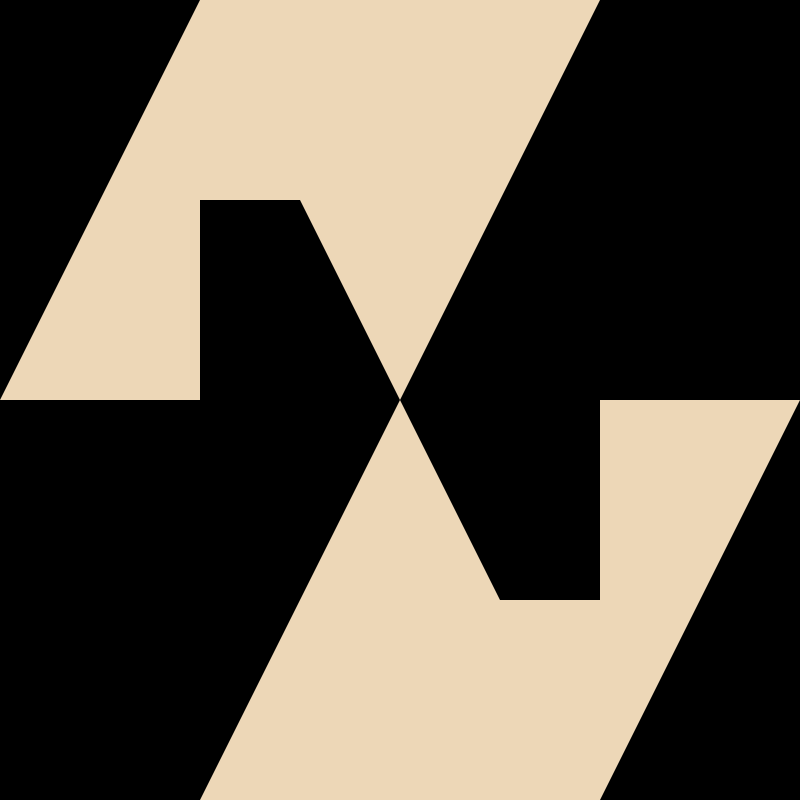
Frame 1 (no input)
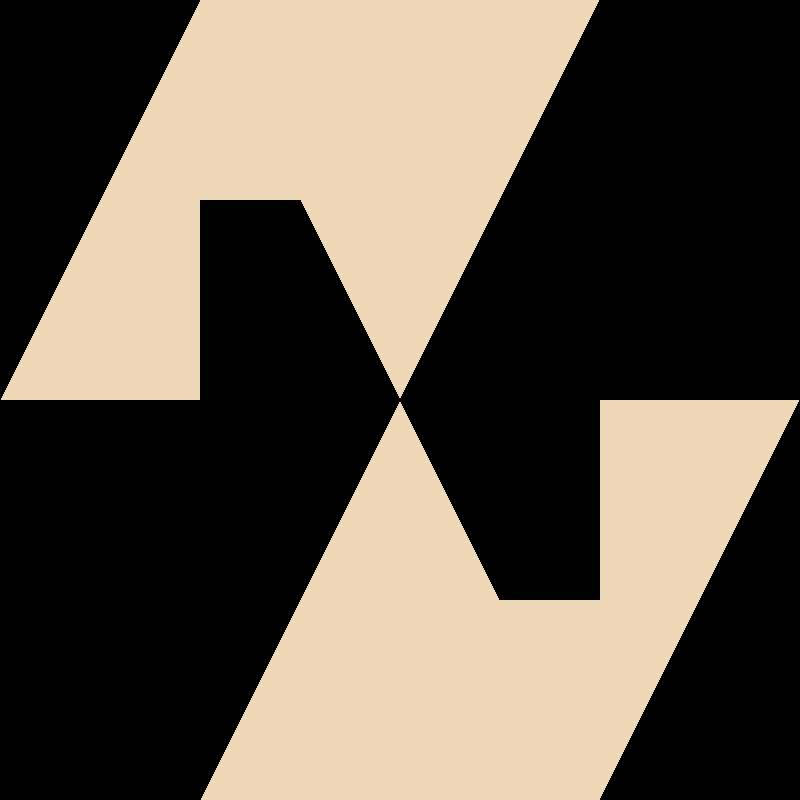
Frame 60 (no input)
Frame 120 (the mouse pressed at the canvas centre since frame 60): identical to frame 60, image omitted

The p5.js sketch that drew these frames (run headless with seeded random() and noise() and a simulated clock; from frame 60 on, the mouse is pressed at the canvas centre):

// p5.js sketch
// ── sketch.js
function setup() {
    createCanvas(800,800)
    background(237,215,183)
}

function draw() {
    noStroke()
    fill(0)
    triangle(0,0,200,0,0,400)
    quad(0,400,400,400,200,800,0,800)
    quad(200,200,300,200,400,400,200,400)
    quad(400,400,600,400,600,600,500,600)
    triangle(800,400,800,800,600,800)
    quad(600,0,800,0,800,400,400,400)
}
